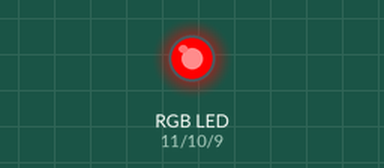
Bench run of a sketch on a simulated Arduino Uno, built with avr-gcc and run on an emulated ATmega328P. On the bench: an RGB LED mixed from three pins (HIGH = lit). Dim RGB values are drawn brighter than linear.

Above: at 0.05 s.
At 1.5 s:
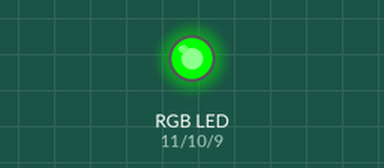
At 2.95 s:
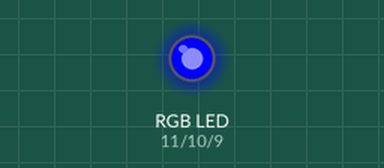
At 3.7 s:
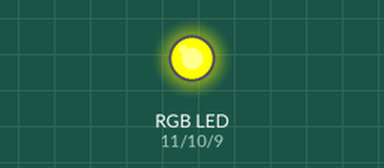
At 4.45 s:
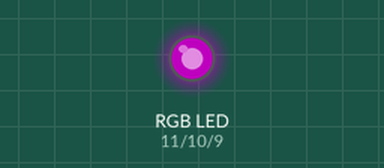
At 5.95 s:
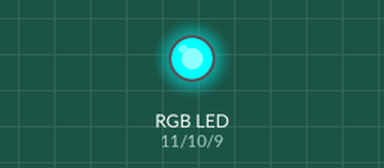
Timing chart, 0 to 7.8 s (numbered marks = the images above):
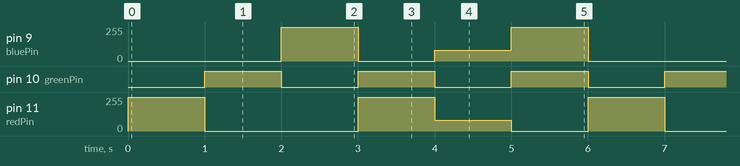

The sketch:

Dasar_Led_Rgb.ino
```cpp
// deklarasi variabel pin LED

int redPin = 11;

int greenPin = 10;

int bluePin = 9;

//rutin dijalankan sekali saat Arduino start

void setup()

{

   // deklarasi pin sebagai output

   pinMode(redPin, OUTPUT);

   pinMode(greenPin, OUTPUT);

   pinMode(bluePin, OUTPUT);

}

//rutin dijalankan terus menerus setelah setup dijalankan

void loop()

{

  setColor(255, 0, 0);
  // setting warna merah

  delay(1000);            // menunggu 1000 milidetik

  setColor(0, 255, 0); // setting warna hijau

  delay(1000);            // menunggu 1000 milidetik

  setColor(0, 0, 255); // setting warna biru

  delay(1000);            // menunggu 1000 milidetik

  setColor(255, 255, 0); // setting warna kuning

  delay(1000);            // menunggu 1000 milidetik

  setColor(80, 0, 80); // setting warna ungu

  delay(1000);            // menunggu 1000 milidetik

  setColor(0, 255, 255); // setting warna aqua

  delay(1000);            // menunggu 1000 milidetik

}

//rutin dijalankan setiap kali dipanggil

void setColor(int red, int green, int blue)

{

  analogWrite(redPin, red);            //menulis data analog ke pin LED merah

  analogWrite(greenPin, green);        //menulis data analog ke pin LED hijau

  analogWrite(bluePin, blue);        //menulis data analog ke pin LED biru

}
```

Measured:
- by itself, pin 9 (bluePin): repeats every 6.0 s: 0/255 1.0 s, 80/255 1.0 s, 255/255 1.0 s, 0/255 2.0 s, 255/255 1.0 s
- by itself, pin 10 (greenPin): alternates HIGH for 1.0 s and LOW for 1.0 s
- by itself, pin 11 (redPin): repeats every 6.0 s: 0/255 2.0 s, 255/255 1.0 s, 80/255 1.0 s, 0/255 1.0 s, 255/255 1.0 s
